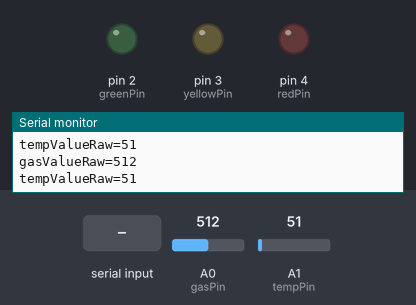
Bench run of a sketch on a simulated Arduino Uno, built with avr-gcc and run on an emulated ATmega328P. Parts: output pins drawn as LEDs (lit = HIGH), the last lines printed to the serial monitor. The test bench sets the inputs (shaded band); at power-on: A1 (tempPin) = 51, A0 (gasPin) = 512.

Above: at 1.2 s.
1.3 s: "g" received over Serial
At 2.0 s:
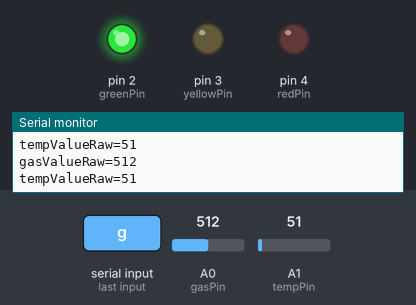
2.8 s: "y" received over Serial
At 3.9 s:
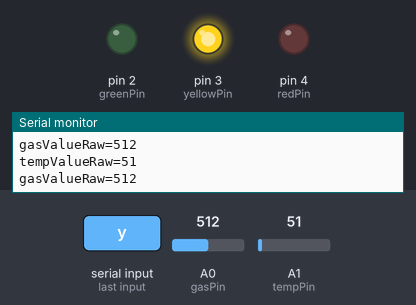
4.3 s: "1" received over Serial
At 5.5 s:
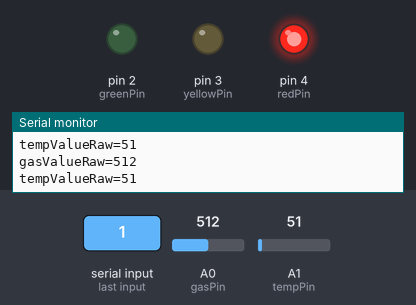
5.8 s: A1 (tempPin) set to 88
7.3 s: A1 (tempPin) set to 108
Timing chart, 0 to 9.8 s (numbered marks = the images above; inputs shaded):
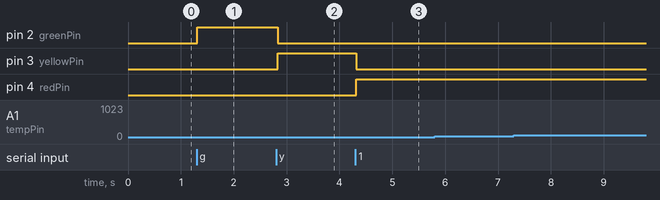

Measured:
- after the input at 1.3 s, pin 2 (greenPin): LOW → HIGH at once
- after the input at 2.8 s, pin 2 (greenPin): HIGH → LOW at once; pin 3 (yellowPin): LOW → HIGH at once
- after the input at 4.3 s, pin 3 (yellowPin): HIGH → LOW at once; pin 4 (redPin): LOW → HIGH at once

The sketch:

breathalizer.ino
```cpp
const int gasPin = A0;
const int tempPin = A1;

const int greenPin = 2;
const int yellowPin = 3;
const int redPin = 4;

int gasValueRaw = 0;
int tempValueRaw = 0;

void setup() {
  pinMode(gasPin, INPUT);
  pinMode(tempPin, INPUT);

  pinMode(greenPin, OUTPUT);
  pinMode(yellowPin, OUTPUT);
  pinMode(redPin, OUTPUT);

  Serial.begin(9600);
}

void loop() {
  // Read sensor values from on-board ADC
  gasValueRaw = analogRead(gasPin);
  tempValueRaw = analogRead(tempPin);

  // Print the results to the serial port
  Serial.print("gasValueRaw=");
  Serial.println(gasValueRaw);
  Serial.print("tempValueRaw=");
  Serial.println(tempValueRaw);

  // Update LEDs
  while (Serial.available()){
    digitalWrite(greenPin, LOW);
    digitalWrite(yellowPin, LOW);
    digitalWrite(redPin, LOW);
    char color = Serial.read();
    if (color == 'g'){
      digitalWrite(greenPin, HIGH);
    }else if (color == 'y'){
      digitalWrite(yellowPin, HIGH);
    }else{
      digitalWrite(redPin, HIGH);
    }
  }

  // wait 2 milliseconds before the next loop
  // for the analog-to-digital converter to settle
  // after the last reading:
  delay(2);
}
```
